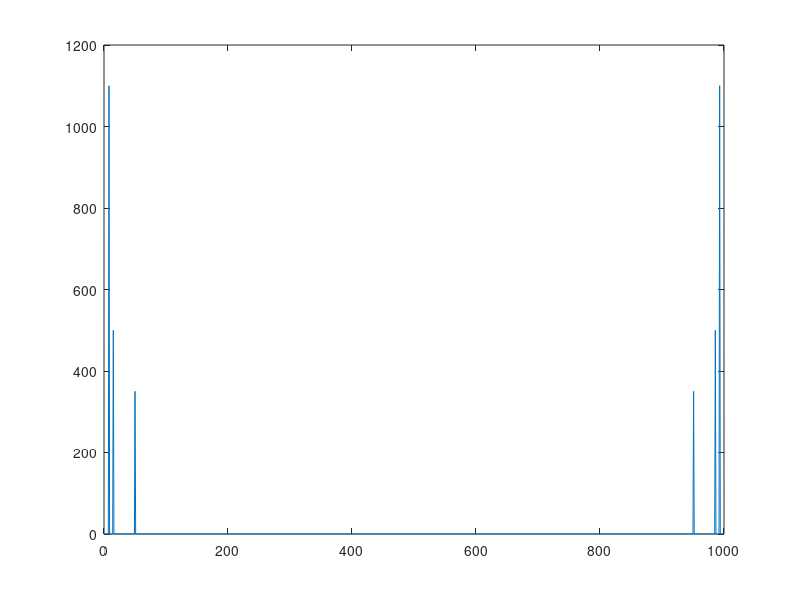

Write MATLAB code to recreate this figure.
load('signal_lab1.mat')
fs=1000
len=length(signal1);

n=0:len-1;
N=n*fs/(len-1); % convert x-axis in actual frequency

y=fft(signal2);
plot(N,abs(y));

%
%    f1=8
%   f2=15
%  f3=50
%